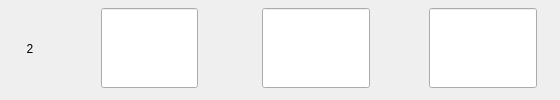
                    <widget class="QWidget" name="widget_15" native="true">
                     <property name="styleSheet">
                      <string notr="true">#widget_15
{
	border: none;
	border-bottom: 1px solid #ffffff;
}</string>
                     </property>
                     <layout class="QHBoxLayout" name="horizontalLayout_10" stretch="0,1,1,1">
                      <property name="spacing">
                       <number>12</number>
                      </property>
                      <property name="leftMargin">
                       <number>0</number>
                      </property>
                      <property name="topMargin">
                       <number>0</number>
                      </property>
                      <property name="rightMargin">
                       <number>0</number>
                      </property>
                      <property name="bottomMargin">
                       <number>3</number>
                      </property>
                      <item>
                       <widget class="QLabel" name="label_26">
                        <property name="minimumSize">
                         <size>
                          <width>60</width>
                          <height>0</height>
                         </size>
                        </property>
                        <property name="maximumSize">
                         <size>
                          <width>60</width>
                          <height>16777215</height>
                         </size>
                        </property>
                        <property name="text">
                         <string>2</string>
                        </property>
                        <property name="alignment">
                         <set>Qt::AlignCenter</set>
                        </property>
                       </widget>
                      </item>
                      <item>
                       <widget class="QWidget" name="widget_16" native="true">
                        <layout class="QHBoxLayout" name="horizontalLayout_11">
                         <property name="spacing">
                          <number>0</number>
                         </property>
                         <property name="leftMargin">
                          <number>0</number>
                         </property>
                         <property name="topMargin">
                          <number>0</number>
                         </property>
                         <property name="rightMargin">
                          <number>0</number>
                         </property>
                         <property name="bottomMargin">
                          <number>0</number>
                         </property>
                         <item>
                          <spacer name="horizontalSpacer_9">
                           <property name="orientation">
                            <enum>Qt::Horizontal</enum>
                           </property>
                           <property name="sizeHint" stdset="0">
                            <size>
                             <width>40</width>
                             <height>20</height>
                            </size>
                           </property>
                          </spacer>
                         </item>
                         <item>
                          <widget class="QLineEdit" name="lblHCD2">
                           <property name="sizePolicy">
                            <sizepolicy hsizetype="Expanding" vsizetype="Preferred">
                             <horstretch>0</horstretch>
                             <verstretch>0</verstretch>
                            </sizepolicy>
                           </property>
                           <property name="maximumSize">
                            <size>
                             <width>200</width>
                             <height>80</height>
                            </size>
                           </property>
                           <property name="alignment">
                            <set>Qt::AlignCenter</set>
                           </property>
                          </widget>
                         </item>
                         <item>
                          <spacer name="horizontalSpacer_10">
                           <property name="orientation">
                            <enum>Qt::Horizontal</enum>
                           </property>
                           <property name="sizeHint" stdset="0">
                            <size>
                             <width>40</width>
                             <height>20</height>
                            </size>
                           </property>
                          </spacer>
                         </item>
                        </layout>
                       </widget>
                      </item>
                      <item>
                       <widget class="QWidget" name="widget_17" native="true">
                        <layout class="QHBoxLayout" name="horizontalLayout_12">
                         <property name="spacing">
                          <number>0</number>
                         </property>
                         <property name="leftMargin">
                          <number>0</number>
                         </property>
                         <property name="topMargin">
                          <number>0</number>
                         </property>
                         <property name="rightMargin">
                          <number>0</number>
                         </property>
                         <property name="bottomMargin">
                          <number>0</number>
                         </property>
                         <item>
                          <spacer name="horizontalSpacer_11">
                           <property name="orientation">
                            <enum>Qt::Horizontal</enum>
                           </property>
                           <property name="sizeHint" stdset="0">
                            <size>
                             <width>15</width>
                             <height>20</height>
                            </size>
                           </property>
                          </spacer>
                         </item>
                         <item>
                          <widget class="QLineEdit" name="lblFreq2">
                           <property name="sizePolicy">
                            <sizepolicy hsizetype="Expanding" vsizetype="Preferred">
                             <horstretch>0</horstretch>
                             <verstretch>0</verstretch>
                            </sizepolicy>
                           </property>
                           <property name="maximumSize">
                            <size>
                             <width>200</width>
                             <height>80</height>
                            </size>
                           </property>
                           <property name="alignment">
                            <set>Qt::AlignCenter</set>
                           </property>
                          </widget>
                         </item>
                         <item>
                          <spacer name="horizontalSpacer_12">
                           <property name="orientation">
                            <enum>Qt::Horizontal</enum>
                           </property>
                           <property name="sizeHint" stdset="0">
                            <size>
                             <width>15</width>
                             <height>20</height>
                            </size>
                           </property>
                          </spacer>
                         </item>
                        </layout>
                       </widget>
                      </item>
                      <item>
                       <widget class="QWidget" name="widget_18" native="true">
                        <layout class="QHBoxLayout" name="horizontalLayout_13">
                         <property name="spacing">
                          <number>0</number>
                         </property>
                         <property name="leftMargin">
                          <number>0</number>
                         </property>
                         <property name="topMargin">
                          <number>0</number>
                         </property>
                         <property name="rightMargin">
                          <number>0</number>
                         </property>
                         <property name="bottomMargin">
                          <number>0</number>
                         </property>
                         <item>
                          <spacer name="horizontalSpacer_13">
                           <property name="orientation">
                            <enum>Qt::Horizontal</enum>
                           </property>
                           <property name="sizeHint" stdset="0">
                            <size>
                             <width>15</width>
                             <height>20</height>
                            </size>
                           </property>
                          </spacer>
                         </item>
                         <item>
                          <widget class="QLineEdit" name="lblDelay2">
                           <property name="sizePolicy">
                            <sizepolicy hsizetype="Expanding" vsizetype="Preferred">
                             <horstretch>0</horstretch>
                             <verstretch>0</verstretch>
                            </sizepolicy>
                           </property>
                           <property name="maximumSize">
                            <size>
                             <width>200</width>
                             <height>80</height>
                            </size>
                           </property>
                           <property name="alignment">
                            <set>Qt::AlignCenter</set>
                           </property>
                          </widget>
                         </item>
                         <item>
                          <spacer name="horizontalSpacer_14">
                           <property name="orientation">
                            <enum>Qt::Horizontal</enum>
                           </property>
                           <property name="sizeHint" stdset="0">
                            <size>
                             <width>15</width>
                             <height>20</height>
                            </size>
                           </property>
                          </spacer>
                         </item>
                        </layout>
                       </widget>
                      </item>
                     </layout>
                    </widget>
